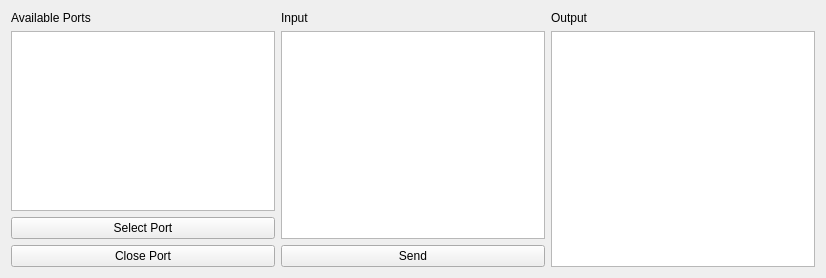
<?xml version="1.0" encoding="UTF-8"?>
<ui version="4.0">
 <class>RS485</class>
 <widget class="QWidget" name="RS485">
  <property name="geometry">
   <rect>
    <x>0</x>
    <y>0</y>
    <width>826</width>
    <height>278</height>
   </rect>
  </property>
  <property name="minimumSize">
   <size>
    <width>826</width>
    <height>278</height>
   </size>
  </property>
  <property name="windowTitle">
   <string>Form</string>
  </property>
  <layout class="QGridLayout" name="gridLayout_2">
   <item row="0" column="0">
    <layout class="QGridLayout" name="gridLayout">
     <item row="0" column="1">
      <layout class="QVBoxLayout" name="verticalLayout_3">
       <item>
        <widget class="QLabel" name="label_3">
         <property name="text">
          <string>Input </string>
         </property>
        </widget>
       </item>
       <item>
        <widget class="QTextEdit" name="textEdit_2"/>
       </item>
       <item>
        <widget class="QPushButton" name="pushButton">
         <property name="text">
          <string>Send</string>
         </property>
        </widget>
       </item>
      </layout>
     </item>
     <item row="0" column="2">
      <layout class="QVBoxLayout" name="verticalLayout_2">
       <item>
        <widget class="QLabel" name="label">
         <property name="text">
          <string>Output</string>
         </property>
        </widget>
       </item>
       <item>
        <widget class="QTextEdit" name="textEdit"/>
       </item>
      </layout>
     </item>
     <item row="0" column="0">
      <layout class="QVBoxLayout" name="verticalLayout">
       <item>
        <widget class="QLabel" name="label_2">
         <property name="text">
          <string>Available Ports</string>
         </property>
        </widget>
       </item>
       <item>
        <widget class="QListWidget" name="listWidget"/>
       </item>
       <item>
        <widget class="QPushButton" name="pushButton_2">
         <property name="text">
          <string>Select Port</string>
         </property>
        </widget>
       </item>
       <item>
        <widget class="QPushButton" name="pushButton_3">
         <property name="text">
          <string>Close Port</string>
         </property>
        </widget>
       </item>
      </layout>
     </item>
    </layout>
   </item>
  </layout>
 </widget>
 <resources/>
 <connections/>
</ui>
